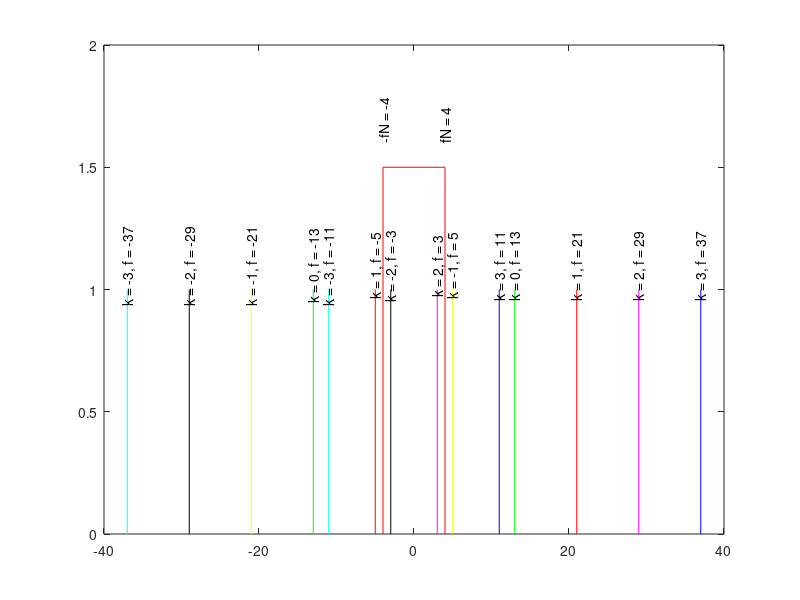

Here is the MATLAB script that generated this plot:
clear; close all; clc

fsignal = 13; fsample = 8; % [kHz]

plot([fsample/2; fsample/2],[0 1.5],'r')
ylim([0 2])
hold on
h = text(fsample/2,1.6,['fN = ' num2str(fsample/2)]); set(h,'Rotation',90);

plot([-fsample/2; -fsample/2],[0 1.5],'r')
h = text(-fsample/2,1.6,['-fN = ' num2str(-fsample/2)]); set(h,'Rotation',90);
plot([-fsample/2; fsample/2],[1.5 1.5],'r')

pause

color_cell = {0,  'g'; 1,  'r'; -1, 'y'; 2, 'm';  -2, 'k';  3, 'b'; -3, 'c'};
[nk,~] = size(color_cell);

for k = 1:nk
    text_k = ['k = ' num2str(color_cell{k,1})];

    text_f = [', f = ' num2str(fsignal+color_cell{k,1}*fsample)];
    plot([fsignal+color_cell{k,1}*fsample; fsignal+color_cell{k,1}*fsample],[0 1],color_cell{k,2});
    h = text(fsignal+color_cell{k,1}*fsample,1.1,[text_k text_f],'HorizontalAlignment' ,'center'); set(h,'Rotation',90);
    
    text_f = [', f = ' num2str(-fsignal+color_cell{k,1}*fsample)];    
    plot([-fsignal+color_cell{k,1}*fsample; -fsignal+color_cell{k,1}*fsample],[0 1],color_cell{k,2}); 
    h = text(-fsignal+color_cell{k,1}*fsample,1.1,[text_k text_f],'HorizontalAlignment' ,'center'); set(h,'Rotation',90);
    
    pause
end

hold off
